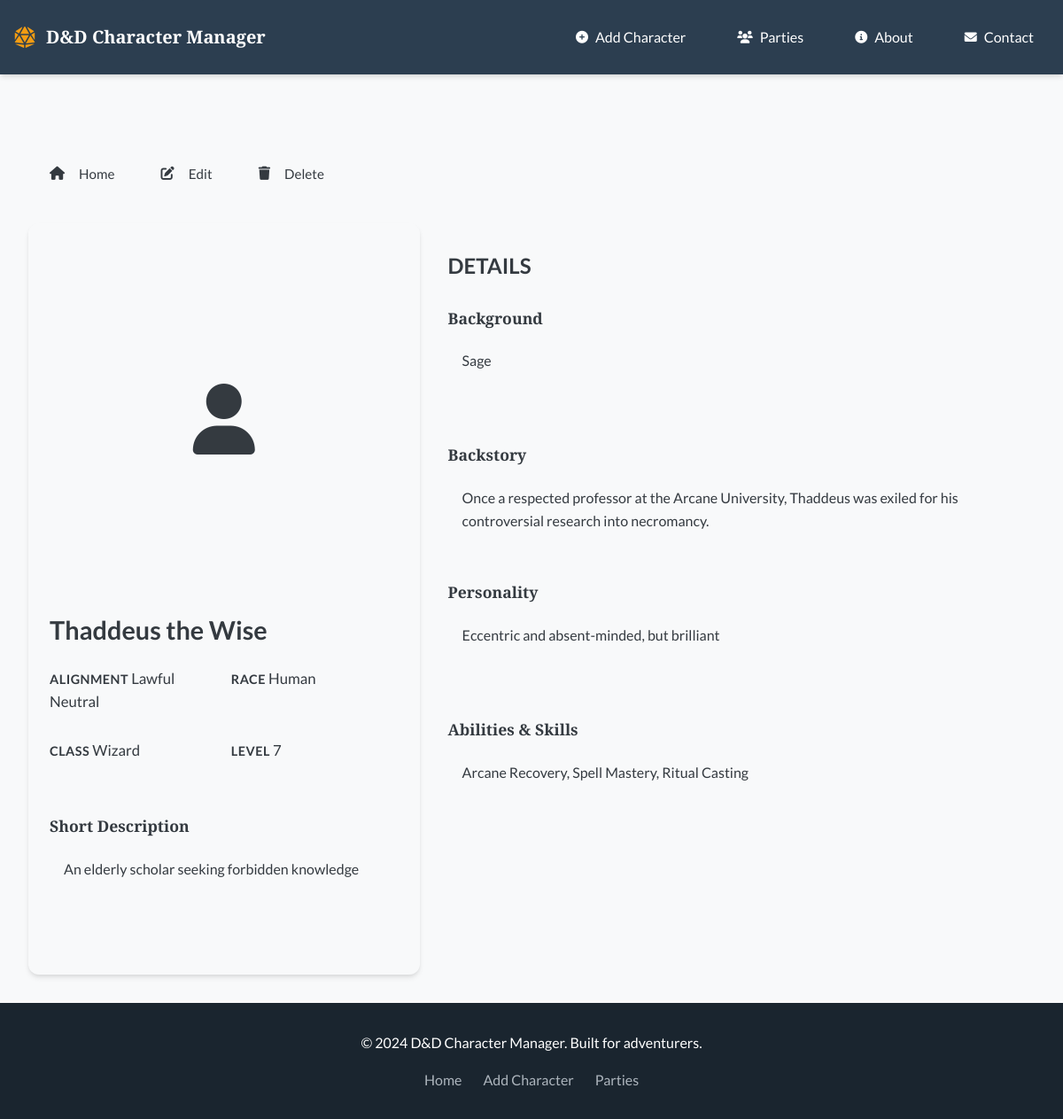
The page /character/4 on the database its author committed.
### tables this page shows
CREATE TABLE dnd_characters (
    id INTEGER PRIMARY KEY AUTOINCREMENT,
    name TEXT NOT NULL,
    alignment TEXT,
    race TEXT,
    character_class TEXT,
    level INTEGER,
    background TEXT,
    short_description TEXT,
    backstory TEXT,
    personality TEXT,
    abilities_skills TEXT,
    image_path TEXT,
    image_alt TEXT,
    created_at TIMESTAMP DEFAULT CURRENT_TIMESTAMP
);

### app.py (the view)
    @app.route('/character/<int:character_id>')
    def character_detail(character_id):
        db = get_db()
        character_row = db.execute('SELECT * FROM dnd_characters WHERE id = ?', (character_id,)).fetchone()
        if character_row is None:
            return "Character not Found", 404
        character = dict(character_row)
        party_info = db.execute('''
            SELECT p.* FROM parties p
            JOIN character_parties cp ON p.id = cp.party_id
            WHERE cp.character_id = ?
        ''', (character_id,)).fetchall()
        character_context = {
            'id': character['id'],
            'name': character['name'],
            'alignment': character.get('alignment', ''),
            'race': character.get('race', ''),
            'character_class': character.get('character_class', ''),
            'level': character.get('level', 1),
            'background': character.get('background', ''),
            'short_description': character.get('short_description', ''),
            'backstory': character.get('backstory', ''),
            'personality': character.get('personality', ''),
            'abilities_skills': character.get('abilities_skills', ''),
            'image_path': character.get('image_path', 'images/about.webp'),
            'image_alt': character.get('image_alt', f"Portrait of {character['name']}")
        }
        return render_template('character_detail.html', character=character_context, parties=party_info, active_page='character_detail')

### db.py (called while the page is built)
def get_db():
    if 'db' not in g:
        database_path = current_app.config['DATABASE']
        g.db = sqlite3.connect(database_path)
        g.db.row_factory = sqlite3.Row
    return g.db

### templates/character_detail.html (shortened to what this page needs)
{% extends "base.html" %}
{% block extra_css %}
<link rel="stylesheet" href="{{ url_for('static', filename='css/pages/character-detail.css') }}">
{% endblock %}
{% block content %}
<main class="character-detail-container" role="main">
    <header class="character-actions">
        <nav aria-label="Character actions">
            <a href="{{ url_for('index') }}" class="btn btn-home" aria-label="Return to home page">
                <i class="fas fa-home" aria-hidden="true"></i> Home
            </a>
            <a href="{{ url_for('edit_character', character_id=character.id) }}" class="btn btn-edit" aria-label="Edit {{ character.name }}">
                <i class="fas fa-edit" aria-hidden="true"></i> Edit
            </a>
            <form action="{{ url_for('delete_character', character_id=character.id) }}" method="post" class="delete-form">
                <button type="submit" class="btn btn-delete" aria-label="Delete {{ character.name }}">
                    <i class="fas fa-trash" aria-hidden="true"></i> Delete
                </button>
            </form>
        </nav>
    </header>
    <div class="character-layout">
        <section class="character-card" aria-labelledby="character-name">
            <div class="character-image-container">
            </div>
            <h1 id="character-name" class="character-name">{{ character.name }}</h1>
            <div class="character-meta">
                <div class="meta-item">
                    <span class="meta-label">Alignment</span>
                    <span class="meta-value">{{ character.alignment or '—' }}</span>
                </div>
                <div class="meta-item">
                    <span class="meta-label">Race</span>
                    <span class="meta-value">{{ character.race or '—' }}</span>
                </div>
                <div class="meta-item">
                    <span class="meta-label">Class</span>
                    <span class="meta-value">{{ character.character_class or '—' }}</span>
                </div>
                <div class="meta-item">
                    <span class="meta-label">Level</span>
                    <span class="meta-value">{{ character.level or '—' }}</span>
                </div>
            </div>
            {% if character.short_description %}
            <div class="detail-item">
                <h2 class="detail-label">Short Description</h2>
                <div class="detail-content">
                    <p>{{ character.short_description }}</p>
                </div>
            </div>
            {% endif %}
        </section>
        <section class="character-details" aria-labelledby="details-heading">
            <div class="details-section">
                <h2 id="details-heading">DETAILS</h2>
                {% if character.background %}
                <div class="detail-item">
                    <h3 class="detail-label">Background</h3>
                    <div class="detail-content">
                        <p>{{ character.background }}</p>
                    </div>
                </div>
                {% endif %}
                {% if character.backstory %}
                <div class="detail-item">
                    <h3 class="detail-label">Backstory</h3>
                    <div class="detail-content">
                        <p>{{ character.backstory }}</p>
                    </div>
                </div>
                {% endif %}
                {% if character.personality %}
                <div class="detail-item">
                    <h3 class="detail-label">Personality</h3>
                    <div class="detail-content">
                        <p>{{ character.personality }}</p>
                    </div>
                </div>
                {% endif %}
                {% if character.abilities_skills %}
                <div class="detail-item">
                    <h3 class="detail-label">Abilities & Skills</h3>
                    <div class="detail-content">
                        <p>{{ character.abilities_skills }}</p>
                    </div>
                </div>
                {% endif %}
            </div>
        </section>
    </div>
</main>
{% endblock %}

### static/css/styles.css (style rules this page uses)
:root { --primary-color: #2c3e50; --primary-dark: #1a252f; --primary-light: #34495e; --secondary-color: #e74c3c; --secondary-dark: #c0392b; --accent-color: #f39c12; --success-color: #27ae60; --warning-color: #f39c12; --danger-color: #e74c3c; --info-color: #3498db; --white: #ffffff; --gray-50: #f8f9fa; --gray-100: #e9ecef; --gray-200: #dee2e6; --gray-300: #ced4da; --gray-400: #adb5bd; --gray-500: #6c757d; --gray-600: #495057; --gray-700: #343a40; --gray-800: #212529; --gray-900: #000000; --font-family-heading: 'Cinzel', serif; --font-family-body: 'Lato', sans-serif; --font-weight-light: 300; --font-weight-normal: 400; --font-weight-medium: 700; --font-weight-bold: 900; --font-size-xs: 0.75rem; --font-size-sm: 0.875rem; --font-size-base: 1rem; --font-size-lg: 1.125rem; --font-size-xl: 1.25rem; --font-size-2xl: 1.5rem; --font-size-3xl: 1.875rem; --font-size-4xl: 2.25rem; --font-size-5xl: 3rem; --spacing-1: 0.25rem; --spacing-2: 0.5rem; --spacing-3: 0.75rem; --spacing-4: 1rem; --spacing-5: 1.25rem; --spacing-6: 1.5rem; --spacing-8: 2rem; --spacing-10: 2.5rem; --spacing-12: 3rem; --spacing-16: 4rem; --spacing-20: 5rem; --radius-sm: 0.25rem; --radius-md: 0.5rem; --radius-lg: 0.75rem; --radius-xl: 1rem; --radius-full: 9999px; --shadow-sm: 0 1px 2px 0 rgba(0, 0, 0, 0.05); --shadow-md: 0 4px 6px -1px rgba(0, 0, 0, 0.1), 0 2px 4px -1px rgba(0, 0, 0, 0.06); --shadow-lg: 0 10px 15px -3px rgba(0, 0, 0, 0.1), 0 4px 6px -2px rgba(0, 0, 0, 0.05); --shadow-xl: 0 20px 25px -5px rgba(0, 0, 0, 0.1), 0 10px 10px -5px rgba(0, 0, 0, 0.04); --transition-fast: 150ms ease-in-out; --transition-normal: 300ms ease-in-out; --transition-slow: 500ms ease-in-out; --z-dropdown: 1000; --z-sticky: 1020; --z-fixed: 1030; --z-modal-backdrop: 1040; --z-modal: 1050; --z-popover: 1060; --z-tooltip: 1070; }
*, *::before, *::after { box-sizing: border-box; margin: 0; padding: 0; }
html { font-size: 16px; scroll-behavior: smooth; }
body { font-family: var(--font-family-body); font-weight: var(--font-weight-normal); line-height: 1.6; color: var(--gray-700); background-color: var(--gray-50); -webkit-font-smoothing: antialiased; -moz-osx-font-smoothing: grayscale; }
h1, h2, h3, h4, h5, h6 { font-family: var(--font-family-heading); font-weight: var(--font-weight-medium); line-height: 1.3; color: var(--primary-color); margin-bottom: var(--spacing-4); }
h1 { font-size: var(--font-size-4xl); }
h2 { font-size: var(--font-size-3xl); }
h3 { font-size: var(--font-size-2xl); }
p { margin-bottom: var(--spacing-4); }
a { color: var(--info-color); text-decoration: none; transition: color var(--transition-fast); }
.btn { display: inline-flex; align-items: center; justify-content: center; gap: var(--spacing-2); padding: var(--spacing-3) var(--spacing-6); font-family: var(--font-family-body); font-size: var(--font-size-base); font-weight: var(--font-weight-normal); line-height: 1.5; text-align: center; text-decoration: none; white-space: nowrap; vertical-align: middle; cursor: pointer; user-select: none; border: 1px solid transparent; border-radius: var(--radius-md); transition: all var(--transition-fast); background: none; }
.btn-delete { display: inline-flex; align-items: center; justify-content: center; gap: var(--spacing-2); padding: var(--spacing-2) var(--spacing-4); font-family: var(--font-family-body); font-size: var(--font-size-sm); font-weight: var(--font-weight-medium); color: var(--white); background-color: var(--danger-color); border: none; border-radius: var(--radius-md); cursor: pointer; transition: background-color var(--transition-fast), box-shadow var(--transition-fast), transform var(--transition-fast); white-space: nowrap; user-select: none; vertical-align: middle; box-shadow: none; }
.btn-delete i { margin-right: var(--spacing-2); }

### rows shown on the page
dnd_characters: name "Thaddeus the Wise", alignment "Lawful Neutral", race "Human", character_class "Wizard", level "7", short_description "An elderly scholar seeking forbidden knowledge", background "Sage", backstory "Once a respected professor at the Arcane University, Thaddeus was exiled for his controversial research into necromancy.", personality "Eccentric and absent-minded, but brilliant", abilities_skills "Arcane Recovery, Spell Mastery, Ritual Casting"
